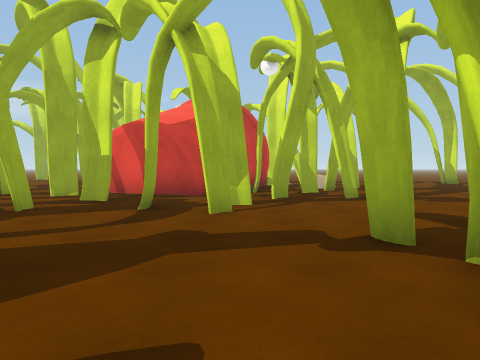
view 1 (above)

22 first-person views from a walk through a Unity game level. The camera is 1.3 m above the floor, tilts 2° down and sees 70° across. The floor is counted in squares, 2 m on a side. Each view is taken from the middle of a square. On the plan, view 1 faces up. The plan holds only what a view shows up to about 10 squares ahead; the rest is blank. The place goes on beyond the plan. Surface patterns are stand-ins for the level's own textures.

view 2
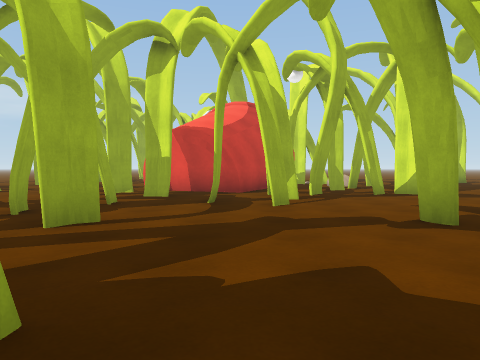

view 3
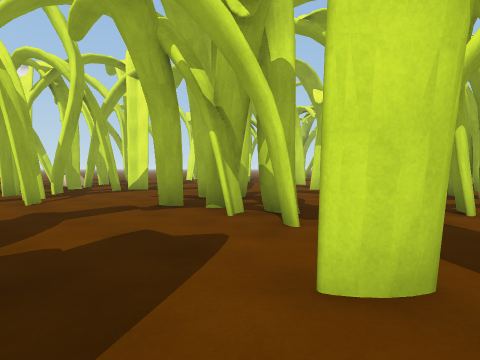

view 4
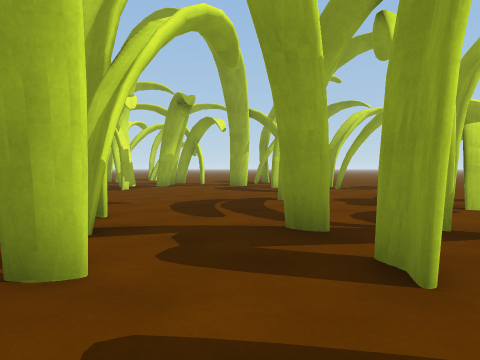

view 5
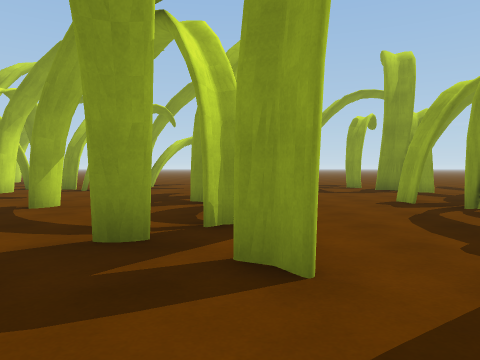

view 6
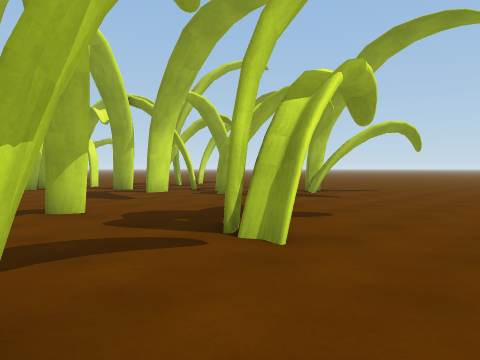

view 7
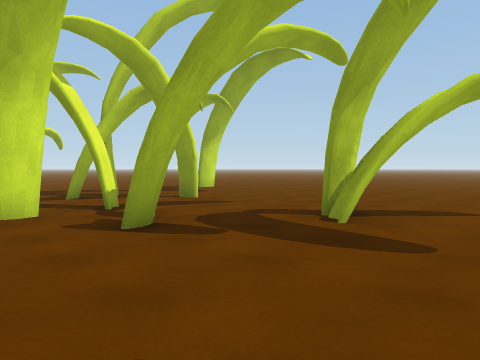

view 8
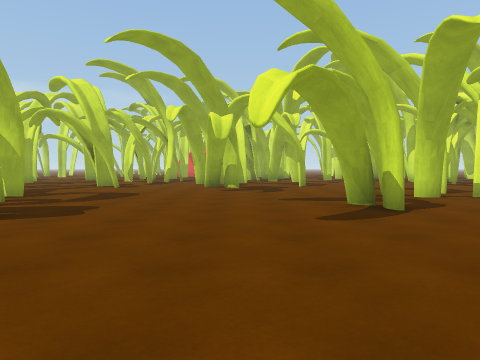

view 9
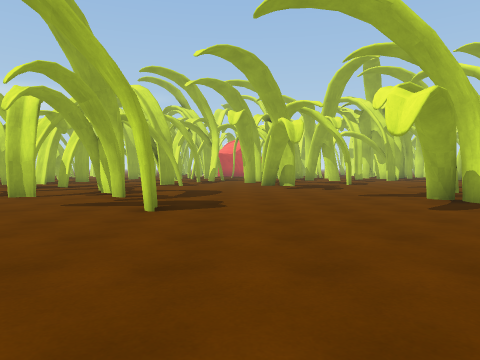

view 10
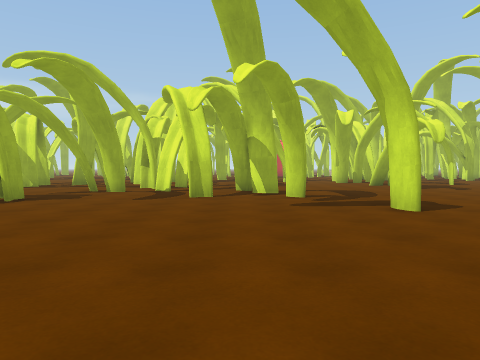

view 11
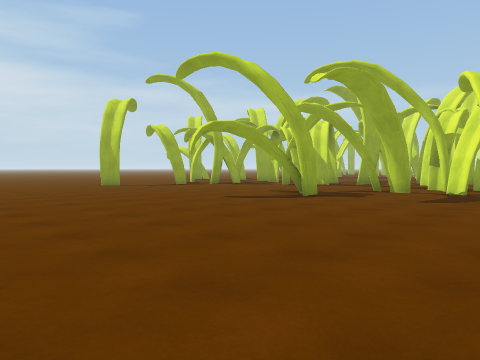

view 12
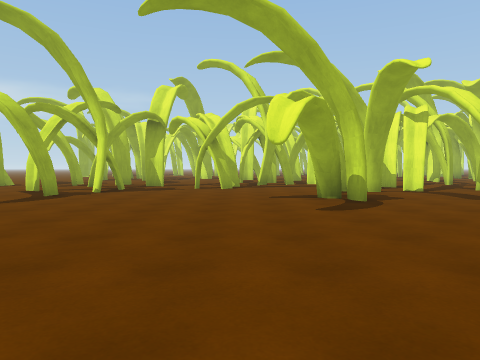

view 13
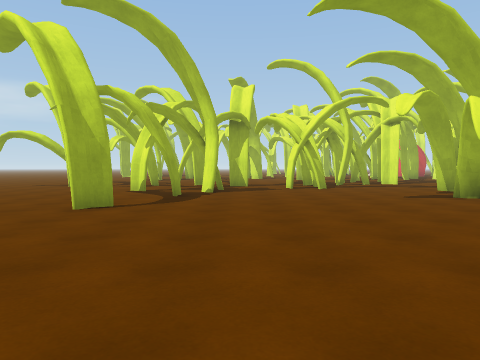

view 14
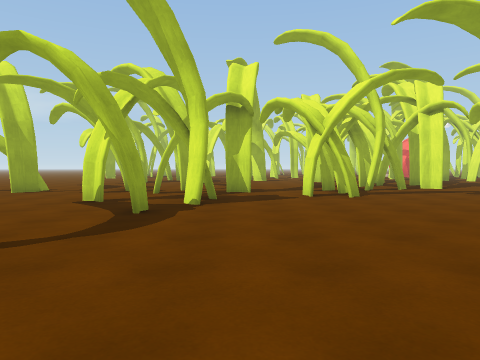

view 15
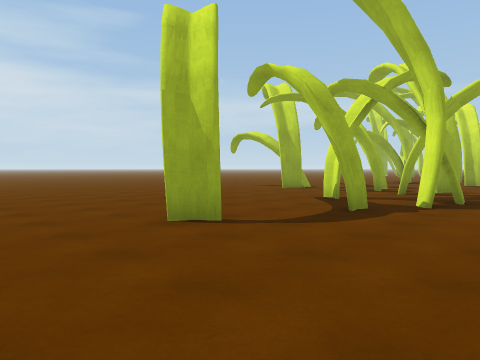

view 16
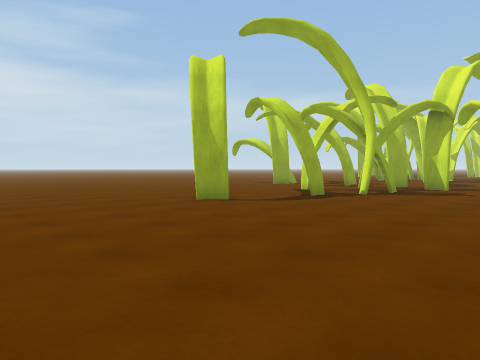

view 17
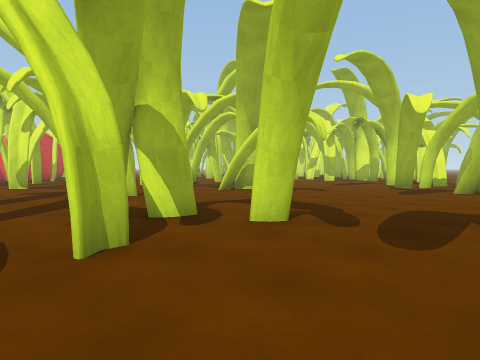

view 18
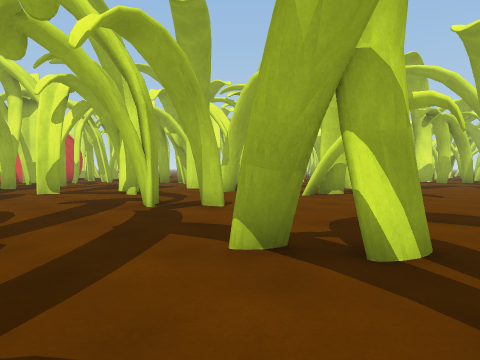

view 19
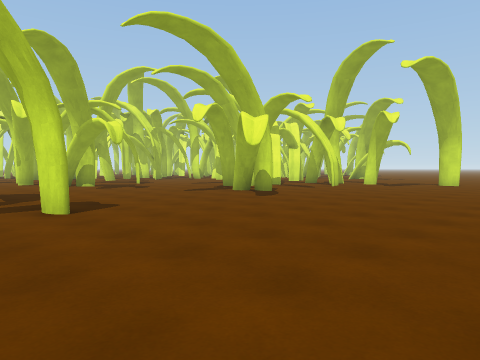

view 20
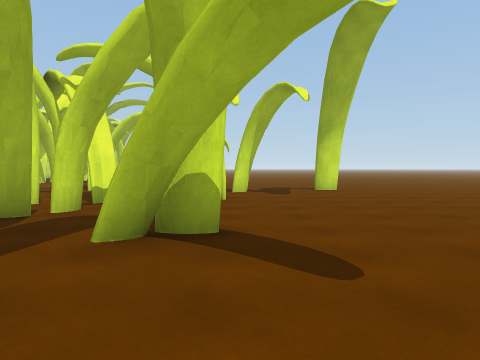

view 21
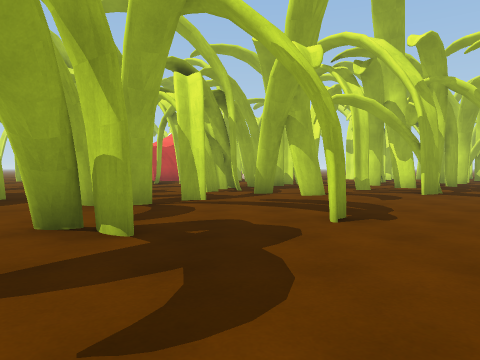

view 22
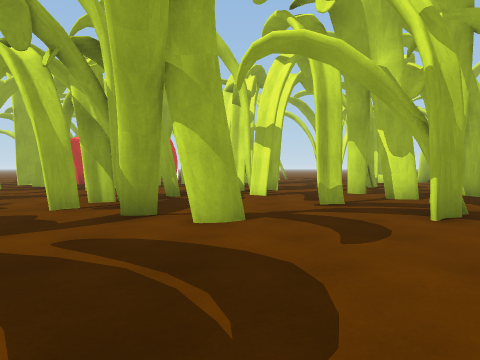

### Floor plan
Key: @ floor where view 1 was taken; # wall or solid block; x gap in a wall; . floor; O other object.
Columns run from 19 left of view 1 to 6 right of it. Each row starts with its distance up from view 1.
 10                    # ## ..
  9             ...#######. ..
  8             .#.####.###..
  7             .. .#..###...
  6              ......#....
  5               ..#..O...O#.
  4               .#......#...
  3                ##...###.#.
  2                 ....##....
  1               .......#....
  0               ...#.@#.#...
 -1               .#.#.#...#..
 -2              ...#...#.....
 -3              ......#......
 -4              .............
 -5 .##....#x .. ..##.....#...
 -6 ..#.#..x....#......#......
 -7 ......##...#..............
 -8 .#.#......###.#..........#
 -9 ..........##...#........##
-10 ..#..........#............
-11 .........#............#...
-12 ..#.......................
-13 .................#........
-14 ..........................
-15 ..........................
-16 ..........................
-17    ......................
-18     .  .   ........   ..

Positions as (right, up) in squares from view 1, and headings:
1: (0, 0), facing up
2: (-1, -1), facing up
3: (-2, -2), facing up-right
4: (-1, 1), facing down-right
5: (0, 1), facing down
6: (-2, -3), facing down-right
7: (1, -7), facing down-right
8: (1, -17), facing up
9: (-1, -18), facing up
10: (-5, -18), facing up
11: (-5, -18), facing up-left
12: (-12, -18), facing up
13: (-15, -18), facing up
14: (-15, -15), facing up
15: (-14, -15), facing up-left
16: (-12, -17), facing up-left
17: (-7, -13), facing up-right
18: (-7, -10), facing up-right
19: (-4, -18), facing up-right
20: (0, -12), facing right
21: (2, -9), facing up
22: (4, -5), facing up
